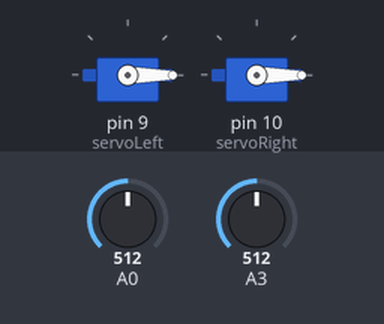
Bench run of a sketch on a simulated Arduino Uno, built with avr-gcc and run on an emulated ATmega328P. Shown: 2 × servo. The test bench sets the inputs (shaded band); at power-on: A3 = 512, A0 = 512.

Above: at 1.2 s.
1.3 s: A3 set to 492
At 2.1 s:
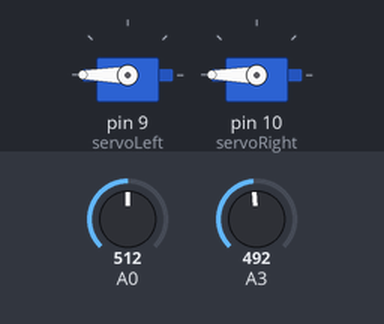
2.8 s: A0 set to 484
At 3.2 s:
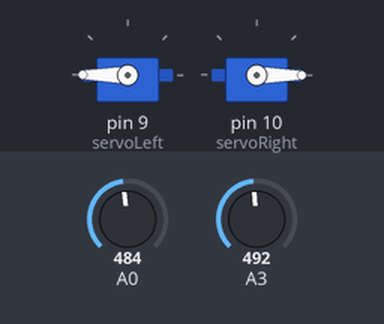
4.3 s: A0 set to 510
At 5.5 s:
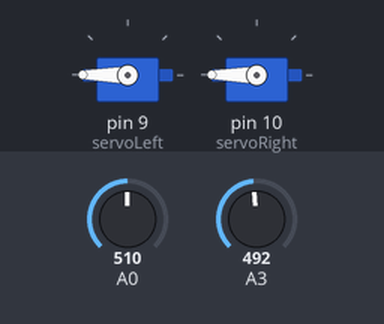
5.8 s: A0 set to 490
At 6.7 s:
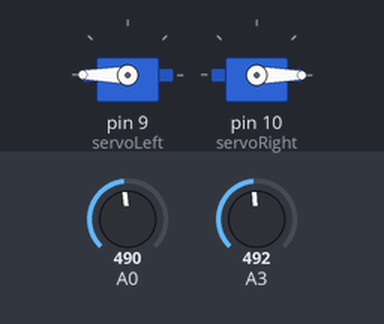
Timing chart, 0 to 8.3 s (numbered marks = the images above; inputs shaded):
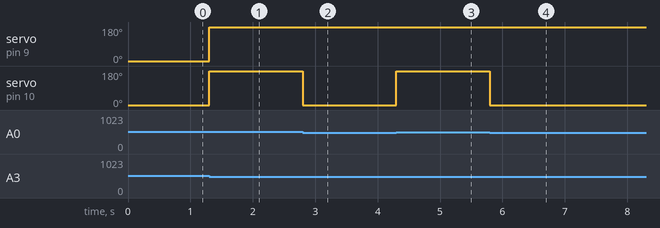

The sketch:

m01_1.ino
```cpp
#include <Servo.h>

Servo servoLeft;
Servo servoRight;

int threshhold = 500;

void setup() {
  servoLeft.attach(9);
  servoRight.attach(10);
}

void loop() {            // Loop through motion tests
  int frontLeftSensor = analogRead(A3);
  int frontRightSensor = analogRead(A0);

  if (frontLeftSensor > threshhold) {
    turnLeft();
  }
  else if (frontRightSensor > threshhold){
    turnRight();
  }
  else {
    moveForward();
  }
}

// Motion routines for forward, reverse, turns, and stop
void moveForward() {
  servoLeft.write(180);
  servoRight.write(0);
}

void slightRight() {
  servoLeft.write(0);
  servoRight.write(0);
}

void slightLeft() {
  servoLeft.write(100);
  servoRight.write(70);
}

void moveBackwards() {
  servoLeft.write(0);
  servoRight.write(180);
}

void turnLeft() {
  servoLeft.write(0);
  servoRight.write(0);
}

void turnRight() {
  servoLeft.write(180);
  servoRight.write(180);
}
```

Measured:
- the behaviour switches between 501 and 500 on A3 (found by bisection; images 0 and 1)
- the behaviour switches between 501 and 500 on A0 (found by bisection; images 1 and 2)
- after the input at 1.3 s, servo on pin 9 (servoLeft), servo on pin 10 (servoRight): 0° → 180° at once
- after the input at 2.8 s, servo on pin 10 (servoRight): 180° → 0° at once
- after the input at 4.3 s, servo on pin 10 (servoRight): 0° → 180° at once
- after the input at 5.8 s, servo on pin 10 (servoRight): 180° → 0° at once
